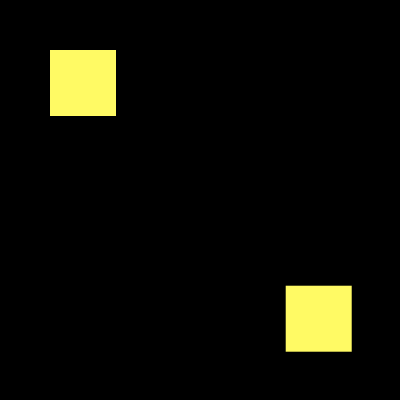
Frame 1 (no input)
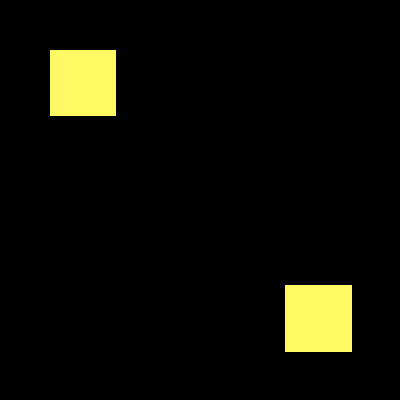
Frame 60 (the mouse pressed at the canvas centre just before this capture)
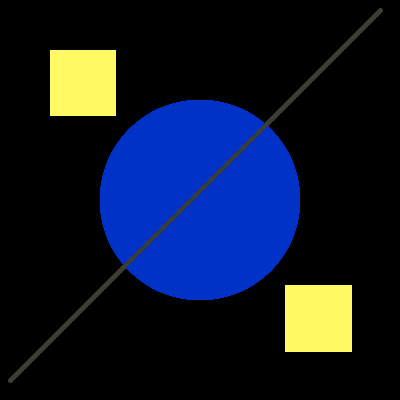
Frame 120 (the mouse held since frame 60 and released just before this capture)

The Processing sketch that drew these frames (run headless with seeded random() and noise(); from frame 60 on, the mouse is pressed at the canvas centre):

// Processing sketch: processing_99734
// ── processing_99734.pde

void setup(){
size(400,400);
background(0);
}

void draw(){
if ((mouseX < 200) && (mouseY <200)){
noStroke();
fill (255-mouseX,250-mouseY,100);
rect (width/8,height/8,width/6,height/6);
rect (width/1.4,height/1.4,width/6,height/6);

}
else if((mouseX>0) && (mouseY<400)){
noStroke();
fill (mouseX-200,250-mouseY,200);
ellipse(width/2,height/2,width/2,height/2);
}

if((mouseX>0) && (mouseY<400)){
stroke(260-mouseX,260-mouseY,50);
strokeWeight(4);
line(380,10,10,380);
}
}
